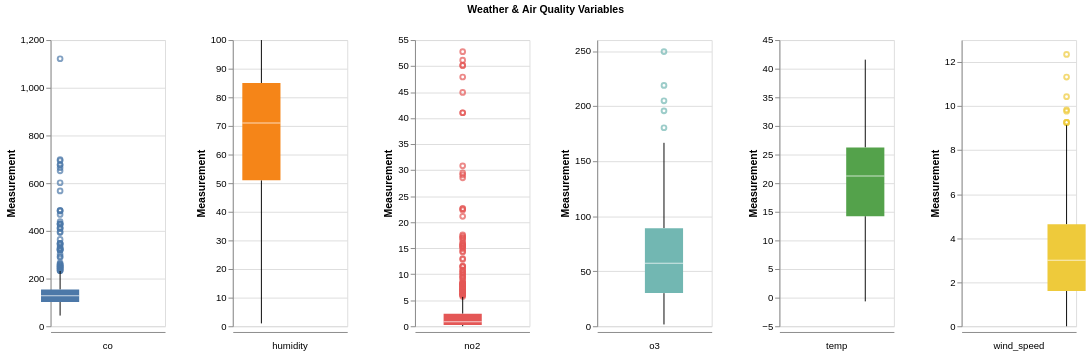

Source (notebook cell):
### Markdown cell above
# 4. Exploratory Data Analysis (EDA)

### Code cell
outlier_cols = ['temp', 'humidity', 'wind_speed', 'co', 'no2', 'o3']

df_melted = df[outlier_cols].melt(var_name='Feature', value_name='Value')

outlier_plot = alt.Chart(df_melted).mark_boxplot(
    size=40,
    outliers=alt.MarkConfig(color='red', size=25) 
).encode(
    x=alt.X('Feature:N', title='', axis=alt.Axis(labels=False, ticks=False)),
    y=alt.Y('Value:Q', title='Measurement'),
    color=alt.Color('Feature:N', legend=None),
    tooltip=['Feature:N', 'Value:Q'] 
).properties(
    width=120,
    height=300
).facet(
    column=alt.Column('Feature:N', header=alt.Header(labelOrient='bottom', title='Weather & Air Quality Variables'))
).resolve_scale(
    y='independent' 
).configure_title(
    fontSize=16,
    anchor='middle'
)

outlier_plot

### Figure 1 — Vega-Lite specification as saved in the notebook (floating-point values rounded to 4 significant figures; data arrays with more than 128 entries replaced by an {"elided": "..."} marker saying what was removed)
{"config": {"view": {"continuousWidth": 300, "continuousHeight": 300}, "title": {"anchor": "middle", "fontSize": 16}}, "data": {"name": "data-3280632f84ce189ba0c80b6c55afd373"}, "facet": {"column": {"field": "Feature", "header": {"labelOrient": "bottom", "title": "Weather & Air Quality Variables"}, "type": "nominal"}}, "spec": {"mark": {"type": "boxplot", "outliers": {"color": "red", "size": 25}, "size": 40}, "encoding": {"color": {"field": "Feature", "legend": null, "type": "nominal"}, "tooltip": [{"field": "Feature", "type": "nominal"}, {"field": "Value", "type": "quantitative"}], "x": {"axis": {"labels": false, "ticks": false}, "field": "Feature", "title": "", "type": "nominal"}, "y": {"field": "Value", "title": "Measurement", "type": "quantitative"}}, "height": 300, "width": 120}, "resolve": {"scale": {"y": "independent"}}, "$schema": "https://vega.github.io/schema/vega-lite/v5.20.1.json", "datasets": {"data-3280632f84ce189ba0c80b6c55afd373": {"elided": "3498 records"}}}
